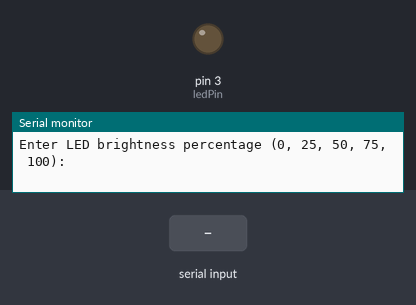
Bench run of a sketch on a simulated Arduino Uno, built with avr-gcc and run on an emulated ATmega328P. On the bench: output pins drawn as LEDs (lit = HIGH), the last lines printed to the serial monitor. The inputs (shaded band) are chosen by the test bench.

Above: at 1.2 s.
1.3 s: "90,45\n" received over Serial
At 2.1 s:
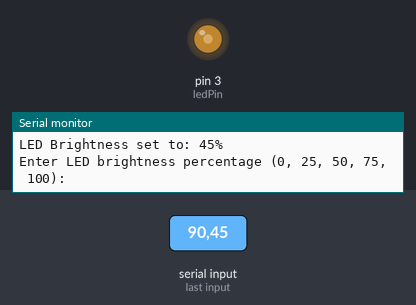
3.9 s: "5\n" received over Serial
At 4.6 s:
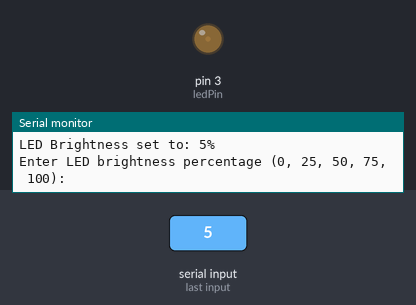
Timing chart, 0 to 6.9 s (numbered marks = the images above; inputs shaded):
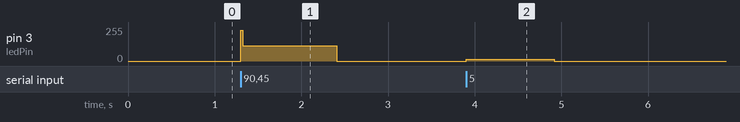

Measured:
- after the input at 1.3 s, pin 3 (ledPin): 0/255 → 114/255 at once, → 0/255 1.1 s later
- after the input at 3.9 s, pin 3 (ledPin): 0/255 → 12/255 at once, → 0/255 1.0 s later

The sketch:

EXP_9.ino
```cpp
// Define the pin to which the LED is connected
const int ledPin = 3;  // You can change this to the pin where your LED is connected

void setup() {
  // Start serial communication
  Serial.begin(9600);

  // Set the LED pin as an output
  pinMode(ledPin, OUTPUT);

  // Wait for serial connection
  while (!Serial);
}

void loop() {
  // Prompt for user input
  Serial.println("Enter LED brightness percentage (0, 25, 50, 75, 100): ");

  // Wait for input from the serial monitor
  while (!Serial.available());

  // Read the value from the serial monitor
  int brightness = Serial.parseInt();

  // Ensure the brightness value is within the valid range (0 to 100)
  brightness = constrain(brightness, 0, 100);

  // Map the brightness value to the PWM range (0 to 255)
  int pwmValue = map(brightness, 0, 100, 0, 255);

  // Set the LED brightness
  analogWrite(ledPin, pwmValue);

  // Print the current brightness to the serial monitor
  Serial.print("LED Brightness set to: ");
  Serial.print(brightness);
  Serial.println("%");

  // Wait for a moment before prompting again
  delay(10);
}
```
